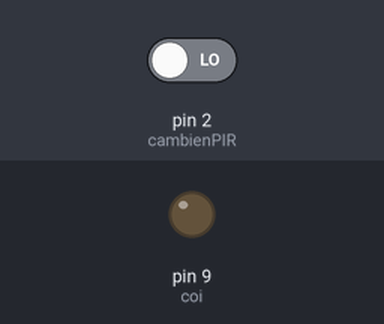
The sketch below on a simulated Arduino Uno, built with avr-gcc and run on an emulated ATmega328P. Shown: output pins drawn as LEDs (lit = HIGH). Dashed ring = blinking. The test bench sets the inputs (shaded band); at power-on: pin 2 (cambienPIR) LOW.

Above: at 1.2 s.
1.3 s: pin 2 (cambienPIR) driven HIGH
At 1.4 s:
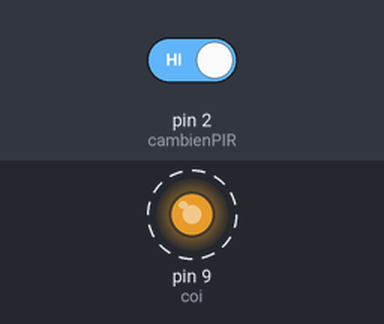
4.3 s: pin 2 (cambienPIR) driven LOW
At 4.9 s:
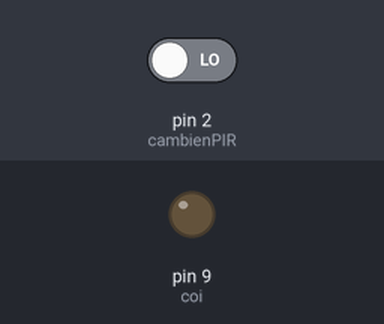
Timing chart, 0 to 7.3 s (numbered marks = the images above; inputs shaded):
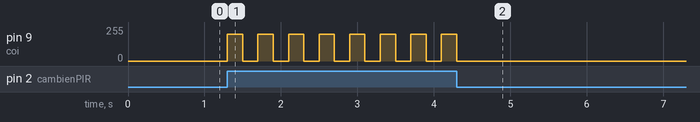

Measured:
- after the input at 1.3 s, pin 9 (coi): alternates 200/255 for 0.20 s and 0/255 for 0.20 s, starting at once
- after the input at 4.3 s, pin 9 (coi): goes on until 4.3 s, then stays 0/255

The sketch:

Project8a_Cam_bien_chuyen_dong_PIR_dieu_khien_coi.ino
```cpp
/*
Mạch điều khiển đèn còi bằng cảm biến PIR

Linh kiện:
- Cảm biến PIR
- Còi
- Arduino Uno

Cách lắp mạch:
- Xem hình

Tác giả: Nhân Nguyễn
Ngày: 03/01/2015
Lịch sử thay đổi
- 03/01/2015 Rev. 1.0
Website: http://papcodientu.com/
*/

// khai báo cổng đèn LED
int coi = 9;

// khai báo cảm biến PIR
int cambienPIR = 2;

void setup() {
  // cài đặt cổng led là cổng output
  pinMode(coi, OUTPUT);

  // cài đặt cổng cảm biến PIR là đầu vào
  pinMode(cambienPIR, INPUT);
}

void loop() {
  // đọc giá trị từ cảm biến PIR
  if (digitalRead(cambienPIR) == HIGH) {
    analogWrite(coi, 200);
    delay(200);
    analogWrite(coi, 0);
    delay(200);
  } else {
    digitalWrite(coi, LOW);
  }
}
```
